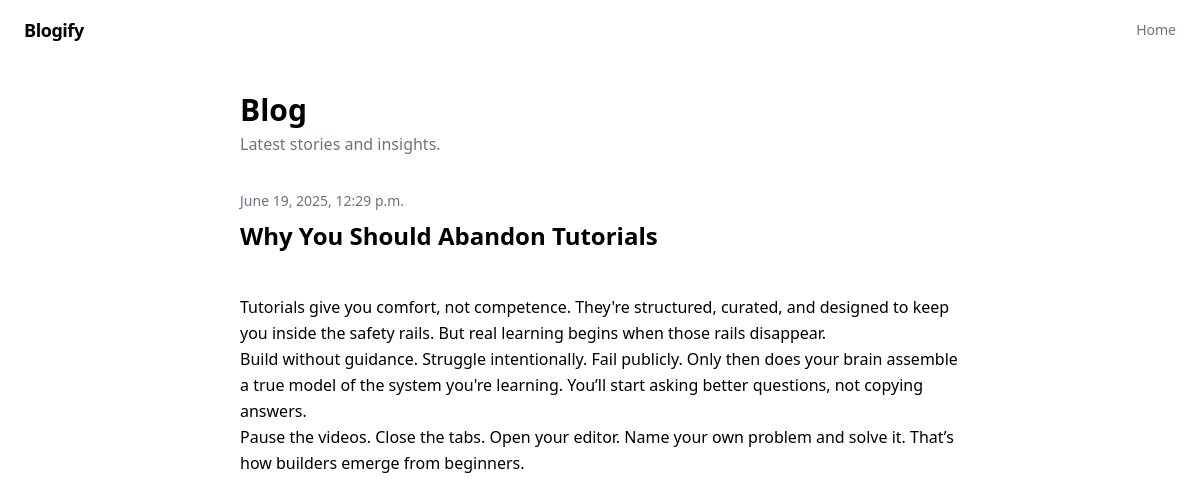
Screenshot of /post/3 with the database file from the repository.
### blog/models.py (models this page shows, shortened)
class Post(models.Model):
    author = models.ForeignKey(settings.AUTH_USER_MODEL, on_delete=models.CASCADE)
    title = models.CharField(max_length=200)
    text = models.TextField()
    created_date = models.DateTimeField(default=timezone.now)
    published_date = models.DateTimeField(blank=True, null=True)

### blog/views.py (the view)
# urls.py: path('post/<int:pk>', views.post_detail, name='post_detail'),
def post_detail(request, pk):
    post = get_object_or_404(Post, pk=pk)
    return render(request, 'blog/post_detail.html', {'post': post})

### blog/templates/blog/post_detail.html (shortened to what this page needs)
{% extends "blog/base.html" %}
{% block content %}
  <article class="post">
    {% if post.published_date %}
      <time class="date text-sm text-gray-500">
        {{ post.published_date }}
      </time>
    {% endif %}
    <div class="flex items-center justify-between mt-2 mb-4">
      <h2 class="text-2xl font-bold">{{ post.title }}</h2>
    </div>
    <p class="text-base leading-relaxed whitespace-pre-line">
      {{ post.text }}
    </p>
  </article>
{% endblock %}

### rows the page displays
Post: published_date "June 19, 2025, 12:29 p.m.", title "Why You Should Abandon Tutorials", text "Tutorials give you comfort, not competence. They're structured, curated, and designed to keep you inside the safety rails. But real learning begins when those rails disappear. Build without guidance. Struggle intentionally. Fail publicly. Only then does your brain assemble a true model of the system you're learning. You’ll start asking better questions, not copying answers. Pause the videos. Close the tabs. Open your editor. Name your own problem and solve it. That’s how builders emerge from beginners."
